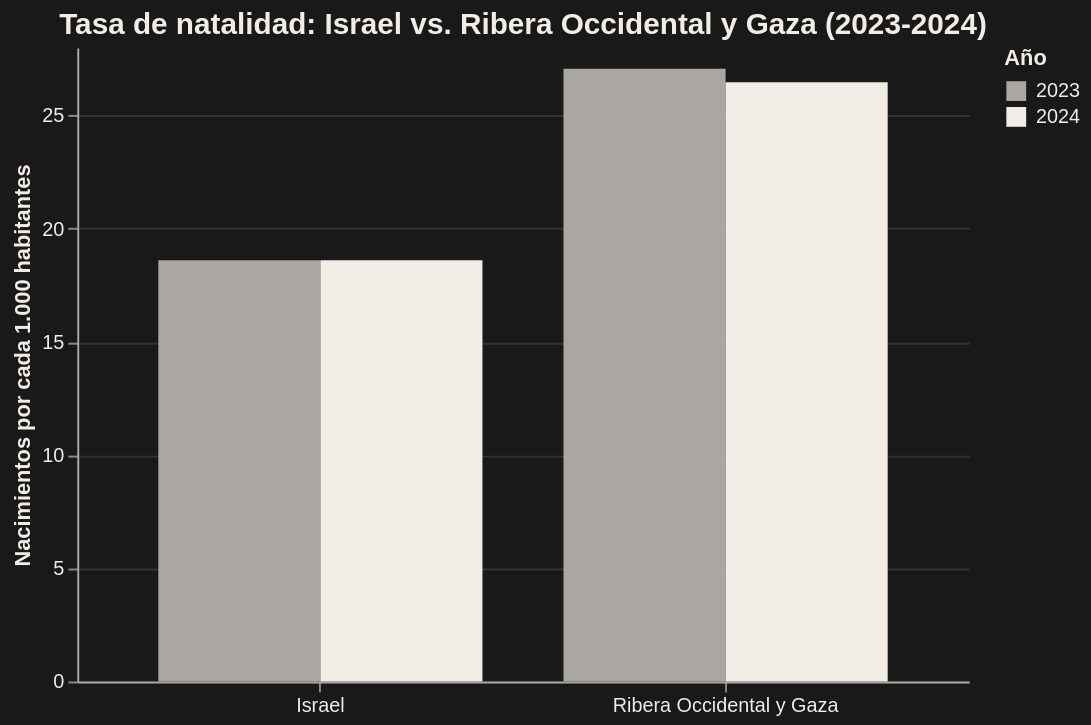

Notebook source saved alongside this figure:
### Code cell
import altair as alt
import pandas as pd

COLOR_HUESO = '#F1EDE6'
COLOR_NEGRO = '#191919'
COLOR_CENIZA = '#AAA6A1'

df_nat = pd.read_csv('01-base-de-datos-natalidad-limpia.csv', sep=';', decimal=',')
df_nat = df_nat.dropna().copy()
df_nat.columns = ['Territorio', '2023', '2024']

df_nat_long = df_nat.melt(id_vars='Territorio', var_name='Año', value_name='Tasa')

grafico_natalidad = alt.Chart(df_nat_long).mark_bar().encode(
    x=alt.X('Territorio:N', title=None, axis=alt.Axis(labelAngle=0)),
    y=alt.Y('Tasa:Q', title='Nacimientos por cada 1.000 habitantes'),
    color=alt.Color('Año:N', title='Año', scale=alt.Scale(
        domain=['2023', '2024'],
        range=[COLOR_CENIZA, COLOR_HUESO]
    )),
    xOffset='Año:N',
    tooltip=['Territorio', 'Año', alt.Tooltip('Tasa:Q', format='.2f')]
).properties(
    title='Tasa de natalidad: Israel vs. Ribera Occidental y Gaza (2023-2024)',
    width=450,
    height=320,
    background=COLOR_NEGRO
).configure_axis(
    labelColor=COLOR_HUESO,
    titleColor=COLOR_HUESO,
    gridColor='#333333',
    domainColor=COLOR_CENIZA
).configure_title(
    color=COLOR_HUESO,
    fontSize=15
).configure_legend(
    labelColor=COLOR_HUESO,
    titleColor=COLOR_HUESO
).configure_view(
    strokeWidth=0
)

display(grafico_natalidad)

### Figure 1 — Vega-Lite specification as saved in the notebook (floating-point values rounded to 4 significant figures)
{"config": {"view": {"continuousWidth": 300, "continuousHeight": 300, "strokeWidth": 0}, "axis": {"domainColor": "#AAA6A1", "gridColor": "#333333", "labelColor": "#F1EDE6", "titleColor": "#F1EDE6"}, "legend": {"labelColor": "#F1EDE6", "titleColor": "#F1EDE6"}, "title": {"color": "#F1EDE6", "fontSize": 15}}, "data": {"name": "data-2ac1b0c6399408506053b5c5cf6dbb06"}, "mark": {"type": "bar"}, "background": "#191919", "encoding": {"color": {"field": "Año", "scale": {"domain": ["2023", "2024"], "range": ["#AAA6A1", "#F1EDE6"]}, "title": "Año", "type": "nominal"}, "tooltip": [{"field": "Territorio", "type": "nominal"}, {"field": "Año", "type": "nominal"}, {"field": "Tasa", "format": ".2f", "type": "quantitative"}], "x": {"axis": {"labelAngle": 0}, "field": "Territorio", "title": null, "type": "nominal"}, "xOffset": {"field": "Año", "type": "nominal"}, "y": {"field": "Tasa", "title": "Nacimientos por cada 1.000 habitantes", "type": "quantitative"}}, "height": 320, "title": "Tasa de natalidad: Israel vs. Ribera Occidental y Gaza (2023-2024)", "width": 450, "$schema": "https://vega.github.io/schema/vega-lite/v5.20.1.json", "datasets": {"data-2ac1b0c6399408506053b5c5cf6dbb06": [{"Territorio": "Israel", "Año": "2023", "Tasa": 18.6}, {"Territorio": "Ribera Occidental y Gaza", "Año": "2023", "Tasa": 27.06}, {"Territorio": "Israel", "Año": "2024", "Tasa": 18.6}, {"Territorio": "Ribera Occidental y Gaza", "Año": "2024", "Tasa": 26.46}]}}
